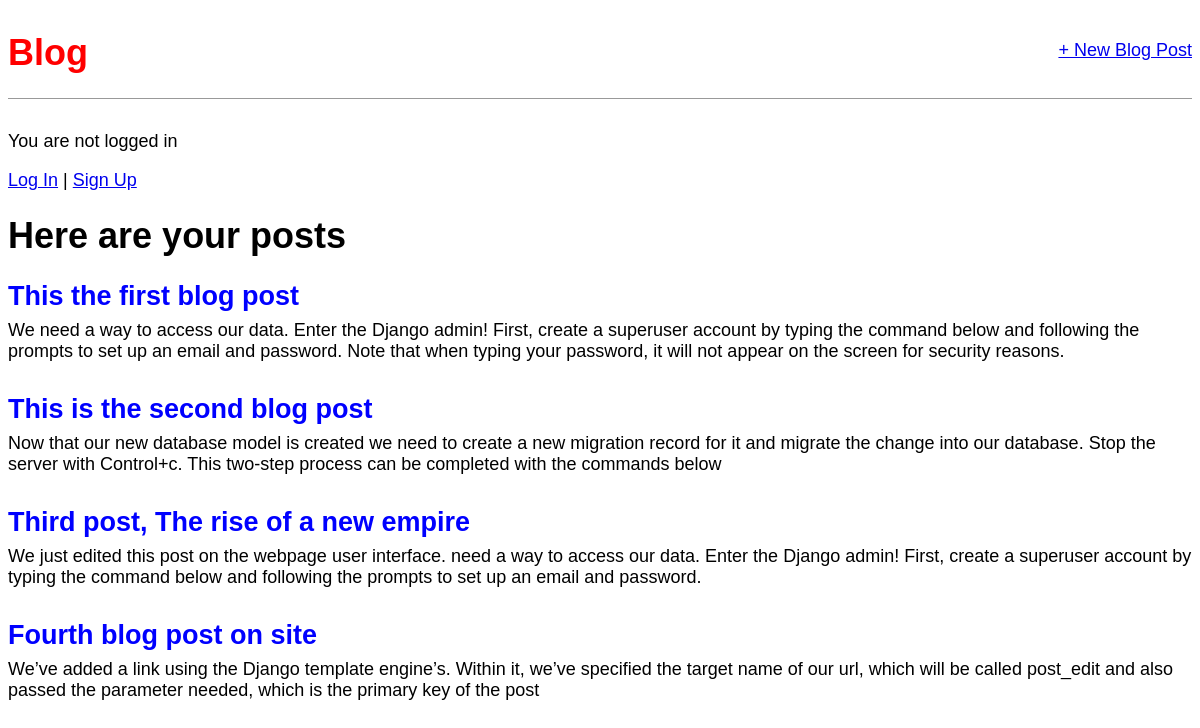
The page / on the database its author committed.
### blog/models.py (models this page shows, shortened)
class Post(models.Model):
    title = models.CharField(max_length=200)
    author = models.ForeignKey(
        "auth.User",
        on_delete=models.CASCADE,
    )
    body = models.TextField()

### blog/views.py (the view)
# urls.py: path("", BlogListView.as_view(), name="home"),
class BlogListView(ListView):
    model = Post
    template_name = "home.html"

### templates/home.html (shortened to what this page needs)
{% extends "base.html" %}
{% block body %}
<h1>Here are your posts</h1>
{% for post in post_list %}
<div class="post-entry">
    <h2><a href="{% url 'post_detail' post.pk %}">{{ post.title }}</a></h2>
    <p>{{ post.body}}</p>
</div>
{% endfor %}
{% endblock body %}

### static/css/base.css (style rules this page uses)
body { font-family: sans-serif; font-size: 18px; }
.post-entry { margin-bottom: 2rem; }
.post-entry h2, .post-detail h2 { margin: 0.5rem 0; }
.post-entry h2 a, .post-entry h2 a:visited { color: blue; text-decoration: none; }
.post-entry p, .post-detail p { margin: 0; font-weight: 400; }

### rows shown on the page
Post: title "This the first blog post", body "We need a way to access our data. Enter the Django admin! First, create a superuser account by typing the command below and following the prompts to set up an email and password. Note that when typing your password, it will not appear on the screen for security reasons."
Post: title "This is the second blog post", body "Now that our new database model is created we need to create a new migration record for it and migrate the change into our database. Stop the server with Control+c. This two-step process can be completed with the commands below"
Post: title "Third post, The rise of a new empire", body "We just edited this post on the webpage user interface. need a way to access our data. Enter the Django admin! First, create a superuser account by typing the command below and following the prompts to set up an email and password."
Post: title "Fourth blog post on site", body "We’ve added a link using the Django template engine’s. Within it, we’ve specified the target name of our url, which will be called post_edit and also passed the parameter needed, which is the primary key of the post"
